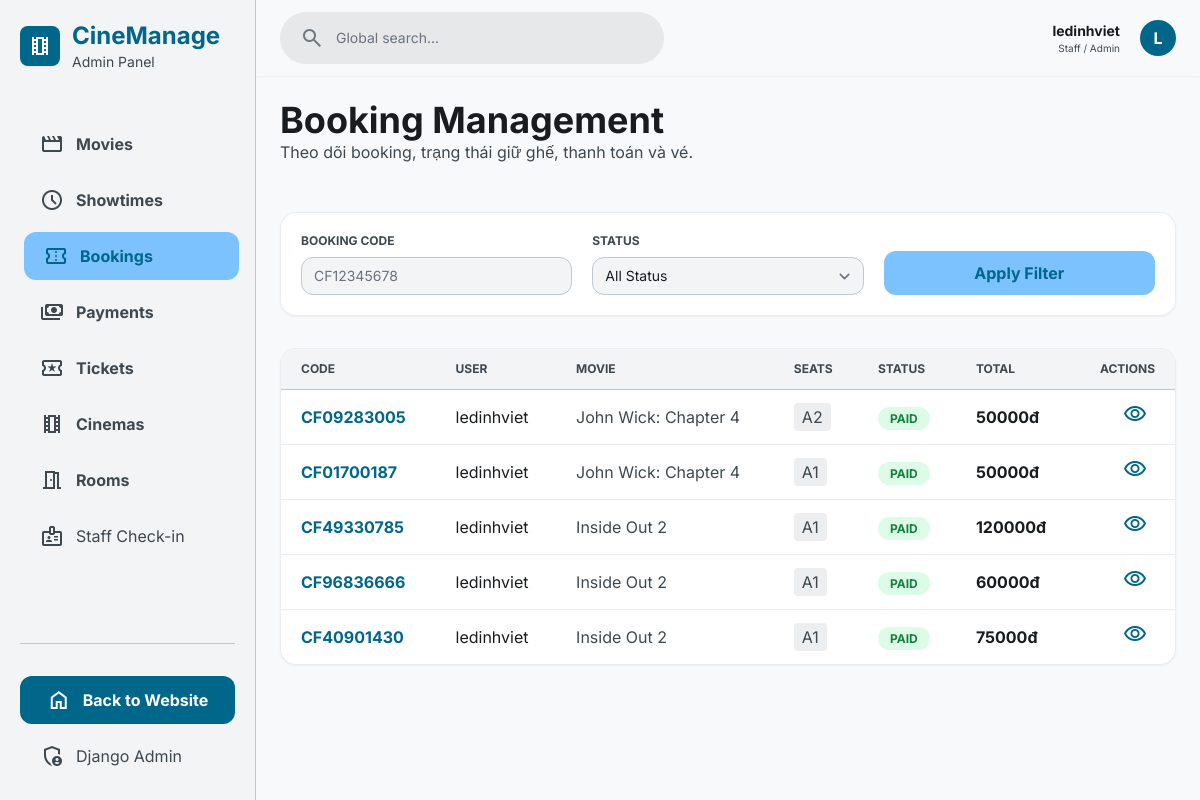
Page /manage/bookings/ (signed in) on the committed database.
### cinema/models.py (models this page shows, shortened)
class Booking(models.Model):
    STATUS_CHOICES = (
        ("pending", "Pending"),
        ("paid", "Paid"),
        ("cancelled", "Cancelled"),
    )
    user = models.ForeignKey(User, on_delete=models.CASCADE)
    showtime = models.ForeignKey(Showtime, on_delete=models.CASCADE)
    booking_code = models.CharField(max_length=20, unique=True)
    total_price = models.DecimalField(max_digits=10, decimal_places=2)
    status = models.CharField(max_length=20, choices=STATUS_CHOICES, default="pending")
    created_at = models.DateTimeField(auto_now_add=True)
    hold_expires_at = models.DateTimeField(blank=True, null=True)

class Showtime(models.Model):
    movie = models.ForeignKey(
        Movie,
        on_delete=models.CASCADE,
        related_name="showtimes"
    )
    room = models.ForeignKey(
        Room,
        on_delete=models.CASCADE,
        related_name="showtimes"
    )
    start_time = models.DateTimeField()
    price = models.DecimalField(
        max_digits=10,
        decimal_places=2
    )
    class Meta:
        constraints = [
            models.UniqueConstraint(
                fields=["room", "start_time"],
                name="unique_showtime_room_start_time"
            )
        ]

class Movie(models.Model):
    STATUS_CHOICES = (
        ("now_showing", "Now Showing"),
        ("coming_soon", "Coming Soon"),
        ("ended", "Ended"),
    )
    title = models.CharField(max_length=255)
    description = models.TextField()
    genre = models.CharField(max_length=255)
    duration = models.PositiveIntegerField(help_text="Duration in minutes")
    age_rating = models.CharField(max_length=20, default="PG-13")
    director = models.CharField(max_length=255, blank=True)
    actors = models.TextField(blank=True)
    poster = models.ImageField(upload_to="posters/", blank=True, null=True)
    trailer_url = models.URLField(blank=True)
    release_date = models.DateField(blank=True, null=True)
    rating = models.FloatField(default=0)
    status = models.CharField(
        max_length=20, choices=STATUS_CHOICES, default="now_showing"
    )
    created_at = models.DateTimeField(auto_now_add=True)

class BookingSeat(models.Model):
    booking = models.ForeignKey(
        Booking, on_delete=models.CASCADE, related_name="booking_seats"
    )
    seat = models.ForeignKey(Seat, on_delete=models.CASCADE)
    price = models.DecimalField(max_digits=10, decimal_places=2)

class Seat(models.Model):
    room = models.ForeignKey(Room, on_delete=models.CASCADE, related_name="seats")
    row = models.CharField(max_length=5)
    number = models.PositiveIntegerField()
    class Meta:
        unique_together = ("room", "row", "number")
        ordering = ["row", "number"]

### cinema/app_views/manage_views.py (the view)
# urls.py: path("manage/bookings/", views.manage_bookings, name="manage_bookings"),
@login_required
def manage_bookings(request):
    if not request.user.is_staff:
        messages.error(request, "Bạn không có quyền truy cập trang quản trị.")
        return redirect("cinema:home")
    status = request.GET.get("status", "")
    search_query = request.GET.get("q", "")
    bookings = Booking.objects.select_related(
        "user",
        "showtime",
        "showtime__movie",
        "showtime__room",
        "showtime__room__cinema",
    ).prefetch_related(
        "booking_seats__seat"
    ).order_by("-created_at")
    if status:
        bookings = bookings.filter(status=status)
    if search_query:
        bookings = bookings.filter(booking_code__icontains=search_query)
    return render(
        request,
        "cinema/manage/booking_manage.html",
        {
            "active_menu": "bookings",
            "bookings": bookings,
            "selected_status": status,
            "search_query": search_query,
        }
    )

### cinema/templates/cinema/manage/booking_manage.html (shortened to what this page needs)
{% extends 'cinema/manage/base_manage.html' %}
{% block manage_content %}
<div class="flex flex-col md:flex-row md:items-center justify-between gap-md mb-xl">
  <div>
    <h2 class="text-4xl font-bold text-on-surface">
      Booking Management
    </h2>
    <p class="text-on-surface-variant">
      Theo dõi booking, trạng thái giữ ghế, thanh toán và vé.
    </p>
  </div>
</div>
<div class="bg-surface-container-lowest rounded-2xl shadow-sm p-md mb-lg border border-outline-variant/30">
  <form method="get" class="grid grid-cols-1 md:grid-cols-3 gap-md">
    <div class="space-y-xs">
      <label class="text-xs font-bold text-on-surface-variant block">
        BOOKING CODE
      </label>
      <input
        name="q"
        value="{{ search_query }}"
        class="w-full bg-surface-container-low border border-outline-variant rounded-xl py-2 px-sm text-sm"
        placeholder="CF12345678"
      >
    </div>
    <div class="space-y-xs">
      <label class="text-xs font-bold text-on-surface-variant block">
        STATUS
      </label>
      <select name="status" class="w-full bg-surface-container-low border border-outline-variant rounded-xl py-2 px-sm text-sm">
        <option value="">All Status</option>
      </select>
    </div>
    <div class="flex items-end">
      <button type="submit" class="w-full bg-secondary-container text-primary py-[10px] rounded-xl font-bold">
        Apply Filter
      </button>
    </div>
  </form>
</div>
<div class="bg-surface-container-lowest rounded-2xl shadow-sm border border-outline-variant/30 overflow-hidden">
  <div class="overflow-x-auto">
    <table class="w-full text-left border-collapse">
      <thead>
        <tr class="bg-surface-container-low border-b border-outline-variant">
          <th class="px-md py-sm text-xs font-bold text-on-surface-variant">CODE</th>
          <th class="px-md py-sm text-xs font-bold text-on-surface-variant">USER</th>
          <th class="px-md py-sm text-xs font-bold text-on-surface-variant">MOVIE</th>
          <th class="px-md py-sm text-xs font-bold text-on-surface-variant">SEATS</th>
          <th class="px-md py-sm text-xs font-bold text-on-surface-variant">STATUS</th>
          <th class="px-md py-sm text-xs font-bold text-on-surface-variant">TOTAL</th>
          <th class="px-md py-sm text-xs font-bold text-on-surface-variant text-right">ACTIONS</th>
        </tr>
      </thead>
      <tbody class="divide-y divide-outline-variant/30">
        {% for booking in bookings %}
          <tr class="hover:bg-surface-container-low transition-colors">
            <td class="px-md py-sm font-bold text-primary">{{ booking.booking_code }}</td>
            <td class="px-md py-sm">{{ booking.user.username }}</td>
            <td class="px-md py-sm text-on-surface-variant">{{ booking.showtime.movie.title }}</td>
            <td class="px-md py-sm">
              {% for item in booking.booking_seats.all %}
                <span class="px-xs py-1 bg-surface-container rounded text-on-surface-variant">
                  {{ item.seat.row }}{{ item.seat.number }}
                </span>
              {% endfor %}
            </td>
            <td class="px-md py-sm">
              {% if booking.status == "paid" %}
                <span class="px-sm py-1 rounded-full bg-green-100 text-green-700 text-[12px] font-bold">PAID</span>
              {% elif booking.status == "pending" %}
                <span class="px-sm py-1 rounded-full bg-yellow-100 text-yellow-700 text-[12px] font-bold">PENDING</span>
              {% elif booking.status == "cancelled" %}
                <span class="px-sm py-1 rounded-full bg-red-100 text-red-700 text-[12px] font-bold">CANCELLED</span>
              {% else %}
                <span class="px-sm py-1 rounded-full bg-gray-200 text-gray-700 text-[12px] font-bold">{{ booking.status|upper }}</span>
              {% endif %}
            </td>
            <td class="px-md py-sm font-bold">{{ booking.total_price|floatformat:0 }}đ</td>
            <td class="px-md py-sm text-right">
              <a href="/admin/cinema/booking/{{ booking.id }}/change/" class="p-xs hover:bg-primary-container/20 text-primary rounded-lg">
                <span class="material-symbols-outlined">visibility</span>
              </a>
            </td>
          </tr>
        {% empty %}
          <tr>
            <td colspan="7" class="px-md py-xl text-center text-on-surface-variant">
              Chưa có booking nào.
            </td>
          </tr>
        {% endfor %}
      </tbody>
    </table>
  </div>
</div>
{% endblock %}

### cinema/templates/cinema/manage/base_manage.html (shortened to what this page needs)
{% load static %}
<!doctype html>
<html class="light" lang="vi">
  <head>
    <script src="https://cdn.tailwindcss.com?plugins=forms,container-queries"></script>
  </head>
  <body class="bg-background text-on-surface">
    <aside
      class="hidden md:flex flex-col h-screen p-md border-r border-outline-variant bg-surface-container-low w-64 fixed left-0 top-0 z-50"
    >
      <div class="flex items-center gap-sm mb-xl">
        <div
          class="w-10 h-10 bg-primary rounded-lg flex items-center justify-center text-white shadow-sm"
        >
          <span class="material-symbols-outlined">theaters</span>
        </div>
        <div>
          <a href="{% url 'cinema:manage_home' %}">
            <h1 class="text-2xl text-primary font-bold">CineManage</h1>
          </a>
          <p class="text-sm text-on-surface-variant">Admin Panel</p>
        </div>
      </div>
      <nav class="flex-1 space-y-xs">
        <a
          class="flex items-center gap-sm px-md py-sm rounded-xl font-bold transition-all {% if active_menu == 'movies' %} bg-secondary-container text-primary translate-x-1 {% else %} text-on-surface-variant hover:bg-surface-container-high {% endif %}"
          href="{% url 'cinema:manage_movies' %}"
        >
          <span class="material-symbols-outlined">movie</span>
          <span>Movies</span>
        </a>
        <a
          class="flex items-center gap-sm px-md py-sm rounded-xl font-bold transition-all {% if active_menu == 'showtimes' %} bg-secondary-container text-primary translate-x-1 {% else %} text-on-surface-variant hover:bg-surface-container-high {% endif %}"
          href="{% url 'cinema:manage_showtimes' %}"
        >
          <span class="material-symbols-outlined">schedule</span>
          <span>Showtimes</span>
        </a>
        <a
          class="flex items-center gap-sm px-md py-sm rounded-xl font-bold transition-all {% if active_menu == 'bookings' %} bg-secondary-container text-primary translate-x-1 {% else %} text-on-surface-variant hover:bg-surface-container-high {% endif %}"
          href="{% url 'cinema:manage_bookings' %}"
        >
          <span class="material-symbols-outlined">confirmation_number</span>
          <span>Bookings</span>
        </a>
        <a
          class="flex items-center gap-sm px-md py-sm rounded-xl font-bold transition-all {% if active_menu == 'payments' %} bg-secondary-container text-primary translate-x-1 {% else %} text-on-surface-variant hover:bg-surface-container-high {% endif %}"
          href="{% url 'cinema:manage_payments' %}"
        >
          <span class="material-symbols-outlined">payments</span>
          <span>Payments</span>
        </a>
        <a
          class="flex items-center gap-sm px-md py-sm rounded-xl font-bold transition-all {% if active_menu == 'tickets' %} bg-secondary-container text-primary translate-x-1 {% else %} text-on-surface-variant hover:bg-surface-container-high {% endif %}"
          href="{% url 'cinema:manage_tickets' %}"
        >
          <span class="material-symbols-outlined">local_activity</span>
          <span>Tickets</span>
        </a>
        <a
          class="flex items-center gap-sm px-md py-sm rounded-xl font-bold transition-all {% if active_menu == 'cinemas' %} bg-secondary-container text-primary translate-x-1 {% else %} text-on-surface-variant hover:bg-surface-container-high {% endif %}"
          href="{% url 'cinema:manage_cinemas' %}"
        >
          <span class="material-symbols-outlined">theaters</span>
          <span>Cinemas</span>
        </a>
        <a
          class="flex items-center gap-sm px-md py-sm rounded-xl font-bold transition-all {% if active_menu == 'rooms' %} bg-secondary-container text-primary translate-x-1 {% else %} text-on-surface-variant hover:bg-surface-container-high {% endif %}"
          href="{% url 'cinema:manage_rooms' %}"
        >
          <span class="material-symbols-outlined">meeting_room</span>
          <span>Rooms</span>
        </a>
        <a
          class="flex items-center gap-sm px-md py-sm text-on-surface-variant hover:bg-surface-container-high rounded-xl transition-all"
          href="{% url 'cinema:staff_checkin' %}"
        >
          <span class="material-symbols-outlined">badge</span>
          <span>Staff Check-in</span>
        </a>
      </nav>
      <div class="mt-auto space-y-xs pt-lg border-t border-outline-variant">
        <a
          class="flex items-center justify-center gap-sm px-md py-sm bg-primary text-on-primary rounded-xl font-bold hover:opacity-90"
          href="{% url 'cinema:home' %}"
        >
          <span class="material-symbols-outlined">home</span>
          Back to Website
        </a>
        <a
          class="flex items-center gap-sm px-md py-sm text-on-surface-variant hover:bg-surface-container-high rounded-xl transition-all"
          href="/admin/"
        >
          <span class="material-symbols-outlined">admin_panel_settings</span>
          Django Admin
        </a>
      </div>
    </aside>
    <main class="md:ml-64 min-h-screen">
      <header
        class="flex justify-between items-center px-gutter py-sm w-full sticky top-0 z-40 bg-surface shadow-sm"
      >
        <div
          class="flex items-center bg-surface-container-high rounded-full px-md py-xs w-96"
        >
          <span class="material-symbols-outlined text-outline">search</span>
          <input
            class="bg-transparent border-none focus:ring-0 text-sm w-full"
            placeholder="Global search..."
            type="text"
          />
        </div>
        <div class="flex items-center gap-md">
          <div class="hidden lg:block text-right">
            <p class="text-sm font-bold">{{ request.user.username }}</p>
            <p class="text-[10px] text-on-surface-variant">Staff / Admin</p>
          </div>
          <div
            class="w-9 h-9 rounded-full bg-primary text-on-primary flex items-center justify-center font-bold"
          >
            {{ request.user.username|first|upper }}
          </div>
        </div>
      </header>
      <div class="p-gutter max-w-container-max mx-auto">
        {% block manage_content %} {% endblock %}
      </div>
    </main>
  </body>
</html>

### cinema/templates/cinema/manage/base_manage.html (style rules this page uses)
body { font-family: "Inter", sans-serif; background-color: #f7f9fb; }
.material-symbols-outlined { font-variation-settings: "FILL" 0, "wght" 400, "GRAD" 0, "opsz" 24; }

### rows in the picture
Booking: booking_code "CF09283005", user.username "ledinhviet", showtime.movie "John Wick: Chapter 4", status "PAID", total_price "50000"
BookingSeat: seat.row "A", seat.number "2"
Booking: booking_code "CF01700187", user.username "ledinhviet", showtime.movie "John Wick: Chapter 4", status "PAID", total_price "50000"
BookingSeat: seat.row "A", seat.number "1"
Booking: booking_code "CF49330785", user.username "ledinhviet", showtime.movie "Inside Out 2", status "PAID", total_price "120000"
BookingSeat: seat.row "A", seat.number "1"
Booking: booking_code "CF96836666", user.username "ledinhviet", showtime.movie "Inside Out 2", status "PAID", total_price "60000"
BookingSeat: seat.row "A", seat.number "1"
Booking: booking_code "CF40901430", user.username "ledinhviet", showtime.movie "Inside Out 2", status "PAID", total_price "75000"
BookingSeat: seat.row "A", seat.number "1"

### other values in the picture
{{ request.user.username }} "ledinhviet"
{{ request.user.username|first|upper }} "L"
